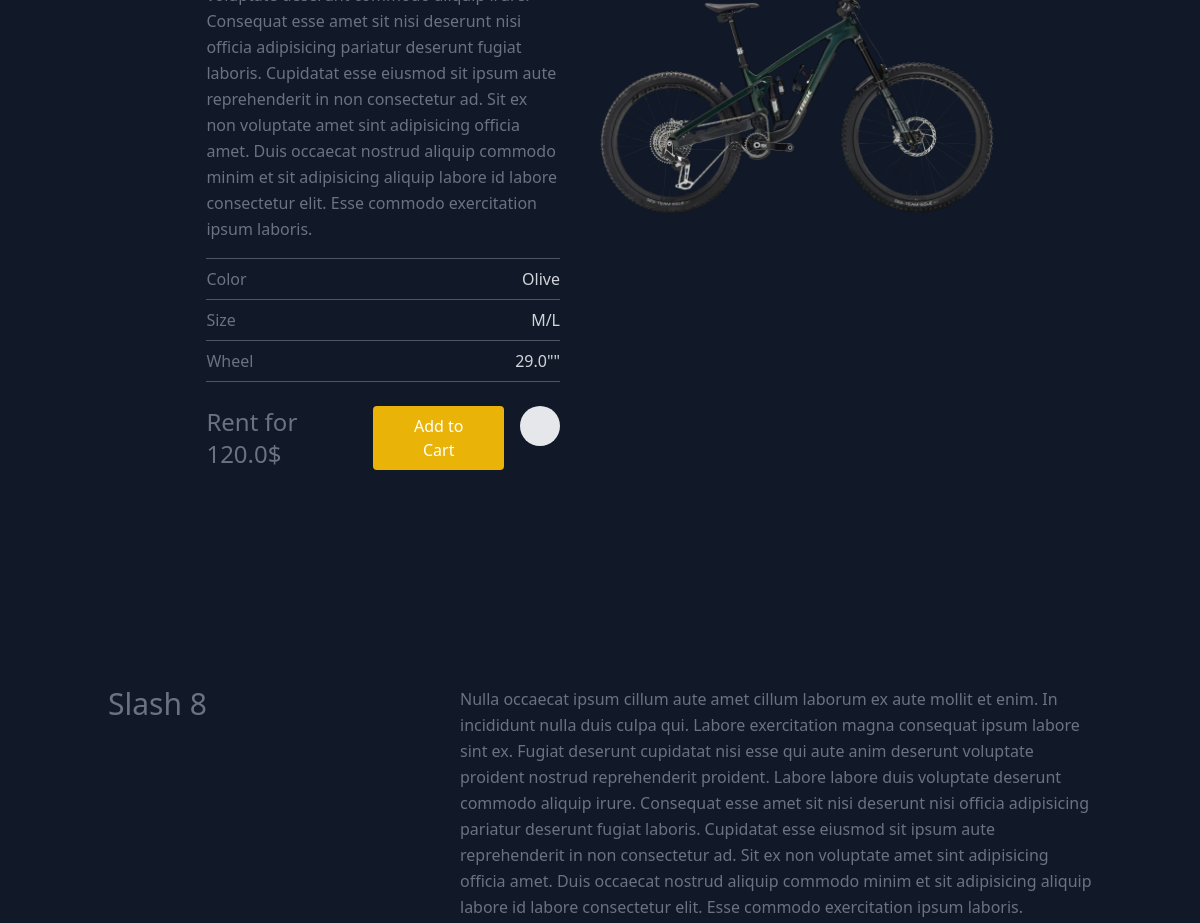
The page /staff/details/6 (signed in, middle part) on the database as committed earlier.
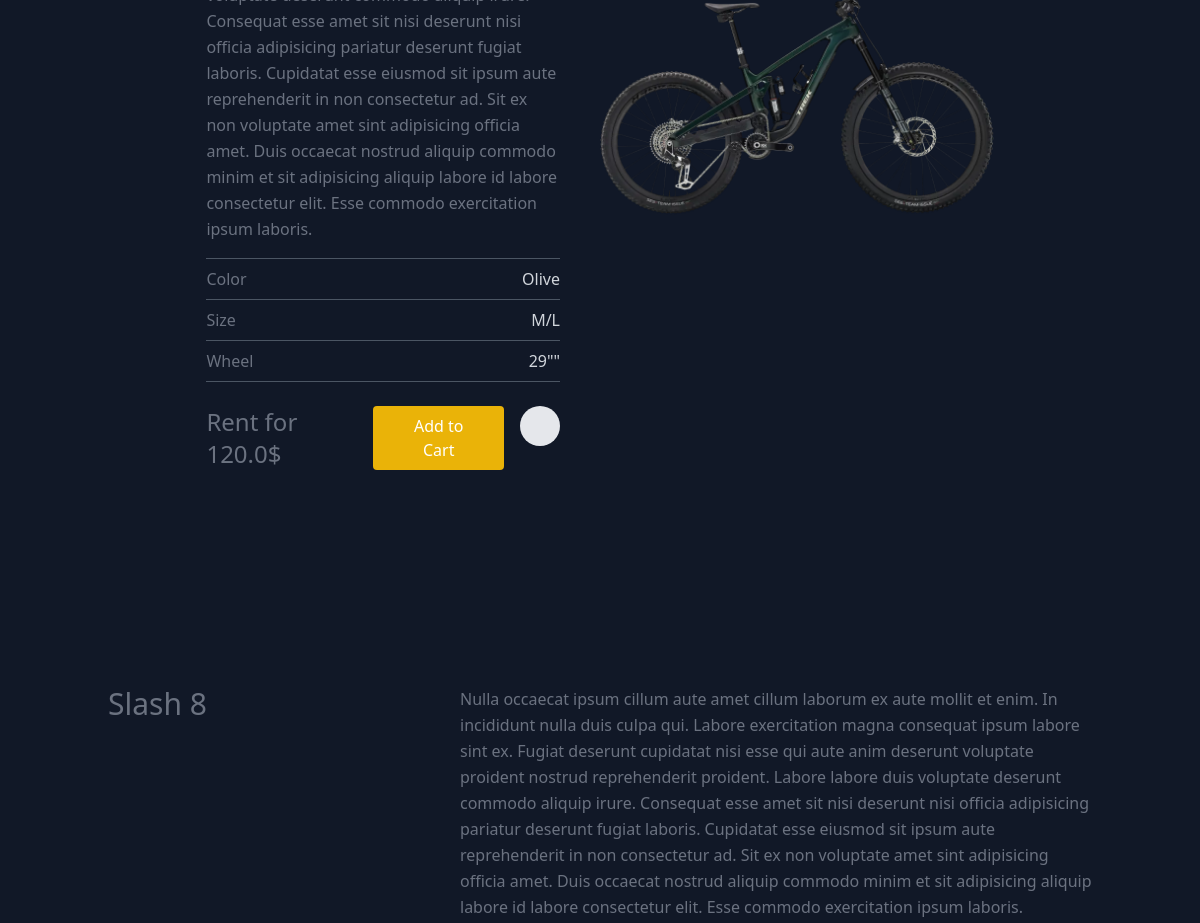
The same page on the database as committed later.
### bike_portfolio/models.py (models this page shows, shortened)
class Bicycle(models.Model):
    id = models.AutoField(primary_key=True, editable=False, unique=True)
    brand = models.CharField(max_length=30)  # eg Trek
    line = models.CharField(max_length=100)  # eg Slash
    model = models.CharField(max_length=30)  # eg 9.9 or SE
    generation = models.CharField(max_length=30, blank=True, null=True)  # eg gen 6
    description = models.CharField(max_length=1000)
    year_production = models.IntegerField()
    color_primary = models.CharField(max_length=30)
    color_secondary = models.CharField(max_length=30, blank=True, null=True)
    FRAME_SIZE_CHOICES: list[tuple[str, str]] = [
        ("XS", "XS"),
        ("S", "S"),
        ("S/M", "S/M"),
        ("M", "M"),
        ("M/L", "M/L"),
        ("L", "L"),
        ("XL", "XL"),
    ]
    frame_size = models.CharField(max_length=3, choices=FRAME_SIZE_CHOICES)
    FRAME_MATERIAL: list[tuple[str, str]] = [
        ("carbon", "Carbon"),
        ("steel", "Steel"),
        ("aluminium", "Aluminium"),
        ("titanium", "Titanium"),
    ]
    frame_material = models.CharField(max_length=9, choices=FRAME_MATERIAL)
    WHEEL_SIZE_CHOICES: list[tuple[str, str]] = [
        ('24"', '24"'),
        ('26"', '26"'),
        ('27.5"', '27.5"'),
        ('29"', '29"'),
    ]
    wheel_size = models.CharField(choices=WHEEL_SIZE_CHOICES, max_length=10)
    tire_size_width = models.FloatField()
    BICYCLE_PURPOSE_CHOICES: list[tuple[str, str]] = [
        ("mtb", "Mountain"),
        ("road", "Road"),
        ("gravel", "Gravel"),
        ("city", "City"),
    ]
    purpose = models.CharField(max_length=30, choices=BICYCLE_PURPOSE_CHOICES)
    suspension_front = models.BooleanField(default=True)
    suspension_back = models.BooleanField(default=True)
    weight = models.FloatField()
    is_available = models.BooleanField(default=True)
    is_serviceable = models.BooleanField(default=False)
    is_electric = models.BooleanField(default=False)
    amount = models.IntegerField(default=1)
    prize_buy = models.FloatField()
    prize_rent = models.FloatField()
    image_main = models.ImageField(default="default.png", upload_to=custom_upload_to)
    class Meta:
        ordering = ['-is_available']

### staff_panel/views.py (the view)
# urls.py: path("details/<int:pk>", staff_views.staff_detail, name="staff-detail"),
@staff_member_required
def staff_detail(request, pk):
    bike: Bicycle = Bicycle.objects.get(id=pk)
    context = {
        "website_title": f"bikes.com - Staff Panel - {bike.brand} {bike.line} {bike.model}",
        "bike": bike,
        "issues": bike.repair_logs.filter(is_fixed=False),  # type: ignore
    }
    return render(request, "staff_panel/bike_detail.html", context)

### staff_panel/templates/staff_panel/bike_detail.html (shortened to what this page needs)
{% extends "bike_portfolio/base.html" %}
{% block content %}
<section class="text-gray-400 bg-gray-900 body-font">
{% include "bike_portfolio/bike_detail_content.html" %}
</section>
{% endblock content %}

### bike_portfolio/templates/bike_portfolio/bike_detail_content.html (shortened to what this page needs)
<section class="text-gray-500 body-font overflow-hidden">
  <div class="container px-5 py-24 mx-auto">
    <div class="lg:w-4/5 mx-auto flex flex-wrap">
      <div class="lg:w-1/2 w-full lg:pr-10 lg:py-6 mb-6 lg:mb-0">
        <p class="leading-relaxed mb-4">{{ bike.description }}</p>
        <div class="flex border-t border-gray-600 py-2">
          <span class="text-gray-500">Color</span>
          <span class="ml-auto text-gray-300">{{bike.color_primary}}</span>
        </div>
        <div class="flex border-t border-gray-600 py-2">
          <span class="text-gray-500">Size</span>
          <span class="ml-auto text-gray-300">{{bike.frame_size}}</span>
        </div>
        <div class="flex border-t border-b mb-6 border-gray-600 py-2">
          <span class="text-gray-500">Wheel</span>
          <span class="ml-auto text-gray-300">{{bike.wheel_size}}"</span>
        </div>
        <div class="flex">
          <span class="title-font font-medium text-2xl text-gray-500">Rent for {{bike.prize_rent}}$</span>
          {% if bike.is_available %}
          <button class="flex ml-auto text-white bg-yellow-500 border-0 py-2 px-6 focus:outline-none hover:bg-yellow-600 rounded">Add to Cart</button>
          {% elif not bike.is_available %}
          <button class="flex ml-auto text-white bg-gray-500 border-0 py-2 px-6 focus:outline-none rounded">Currently Unavailable</button>
          {% endif %}
          <form action="{% url "user-toggle-favorite" bike.id %}" method="post">
            <button class="rounded-full w-10 h-10 bg-gray-200 p-0 border-0 inline-flex items-center justify-center text-gray-500 ml-4" >
          </button>
          </form>
        </div>
      </div>
      <img alt="ecommerce" class="lg:w-1/2 w-full lg:h-auto h-64 object-contain object-center rounded" src="{{bike.image_main.url }}">
    </div>
  </div>
</section>
<section class="text-gray-500 body-font">
  <div class="container px-5 py-24 mx-auto flex flex-wrap">
    <div class="flex w-full mb-20 flex-wrap">
      <h1 class="sm:text-3xl text-2xl font-medium title-font text-gray-500 lg:w-1/3 lg:mb-0 mb-4">{{bike.line}} {{bike.model}}</h1>
      <p class="lg:pl-6 lg:w-2/3 mx-auto leading-relaxed text-base">{{bike.description}}</p>
    </div>
  </div>
</section>

Rows that differ between the two databases and show on the page:
changed Bicycle "Slash": wheel_size "29.0\"" → "29\""
